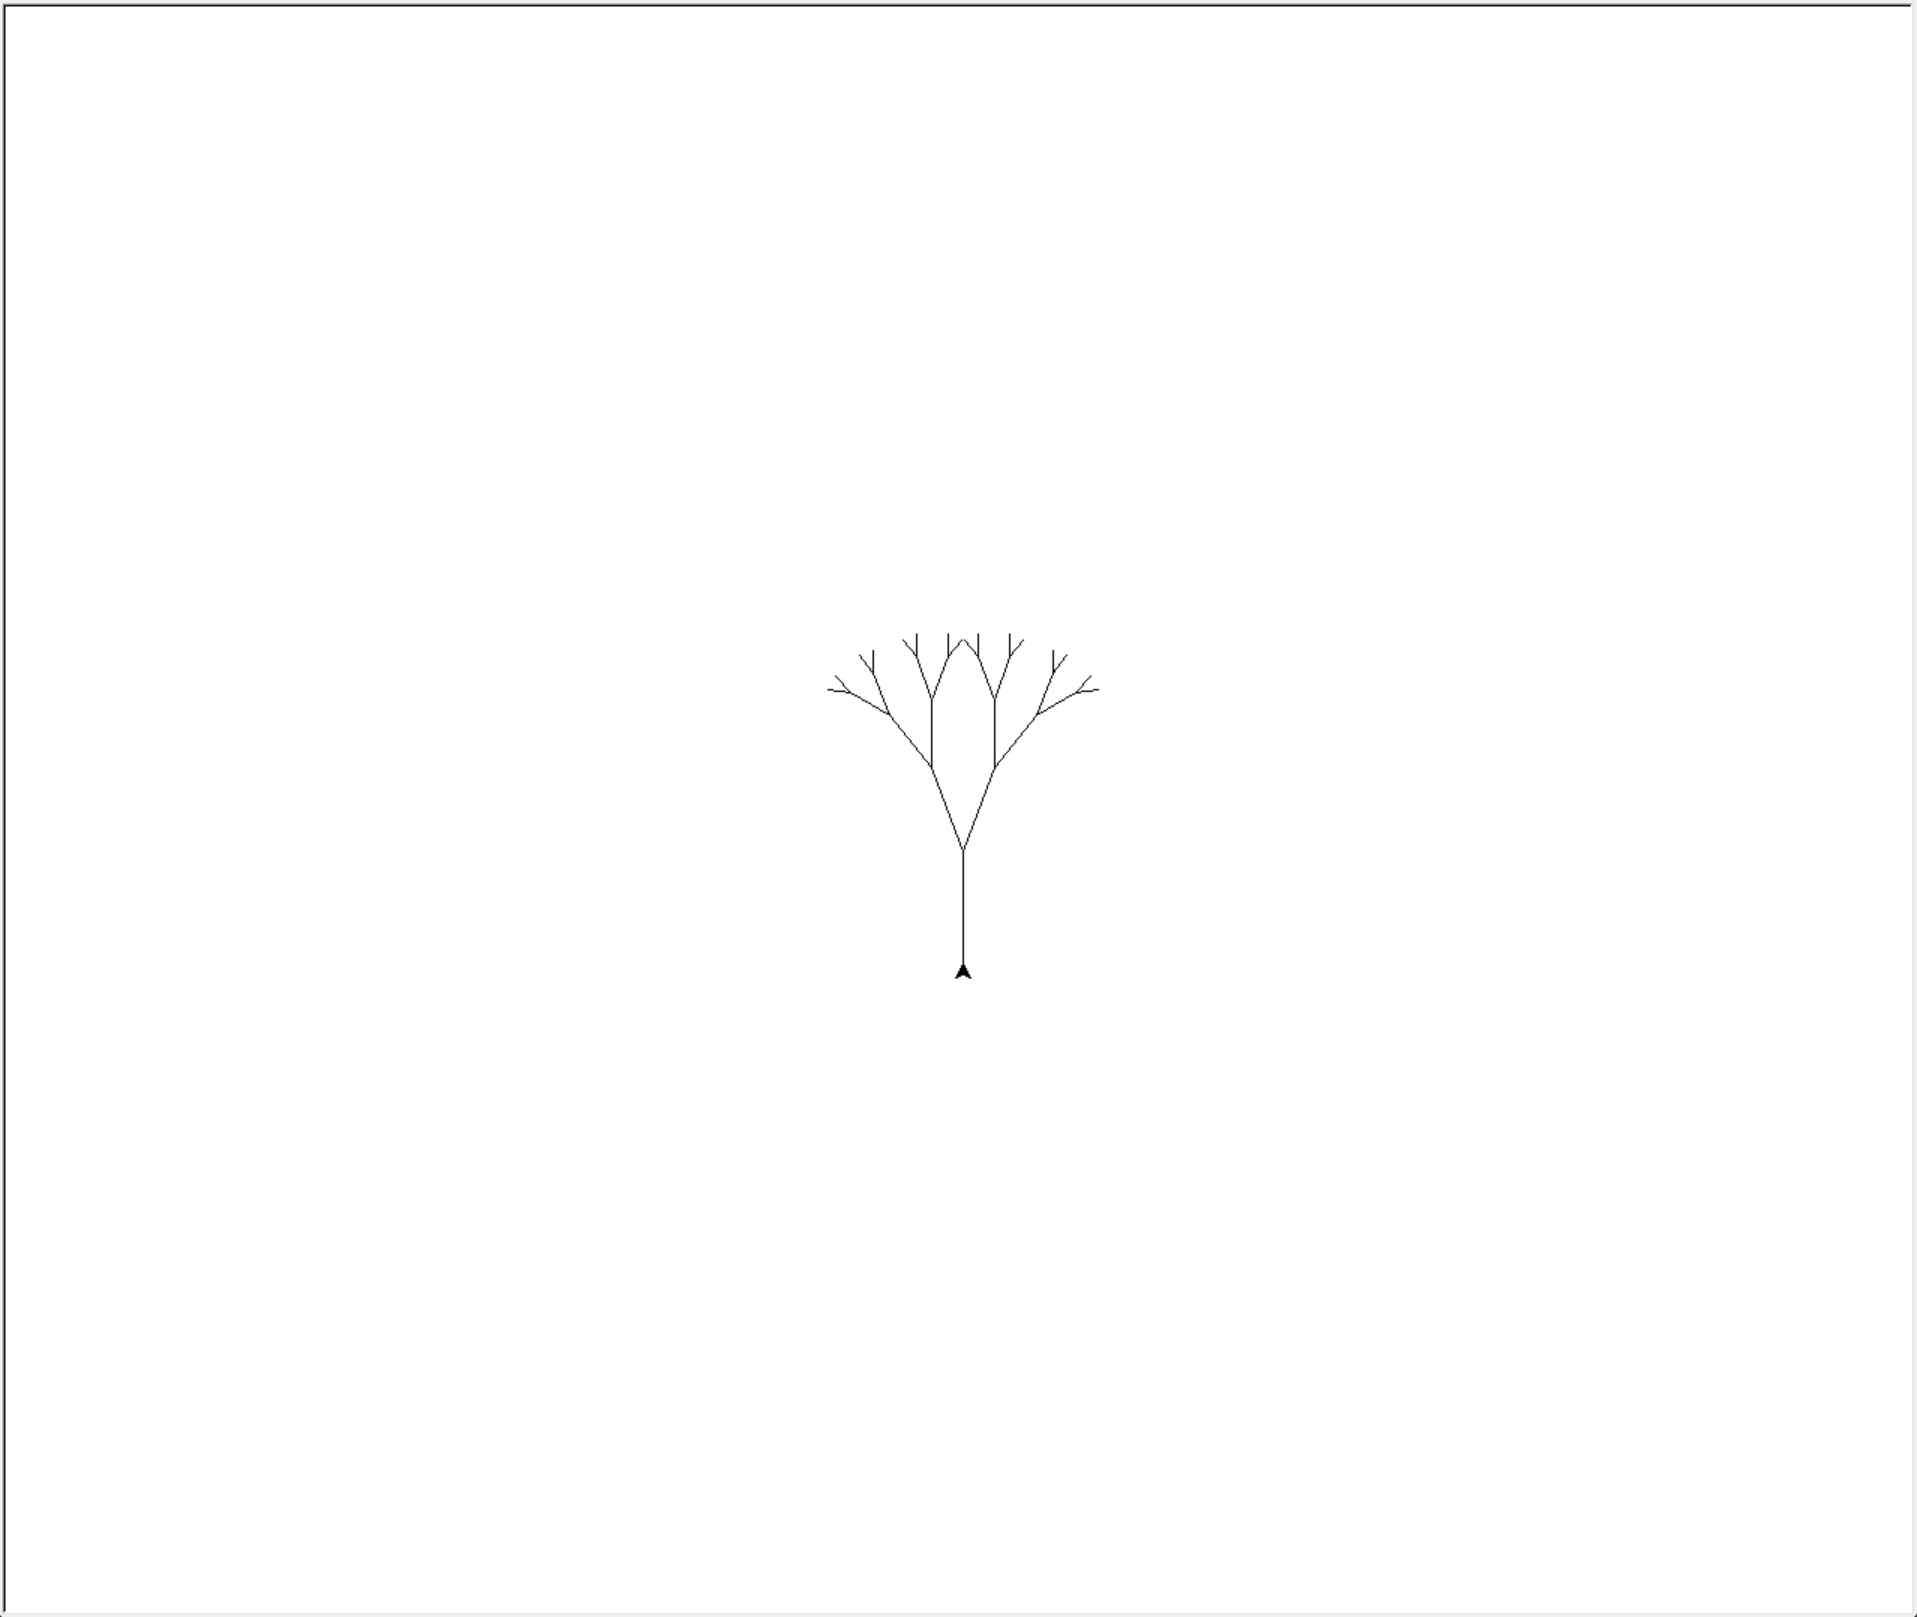

The script that drew this image:
# hhao/qwen2.5-tools:14b
import turtle

def draw_tree(branch_length, t):
    if branch_length > 5:
        t.forward(branch_length)
        t.right(20)
        draw_tree(branch_length - 15, t)
        t.left(40)
        draw_tree(branch_length - 15, t)
        t.right(20)
        t.backward(branch_length)

def main():
    my_turtle = turtle.Turtle()
    my_win = turtle.Screen()

    my_turtle.left(90)
    my_turtle.up()
    my_turtle.backward(100)
    my_turtle.down()
    draw_tree(75, my_turtle)

    my_win.exitonclick()

if __name__ == '__main__':
    main()
